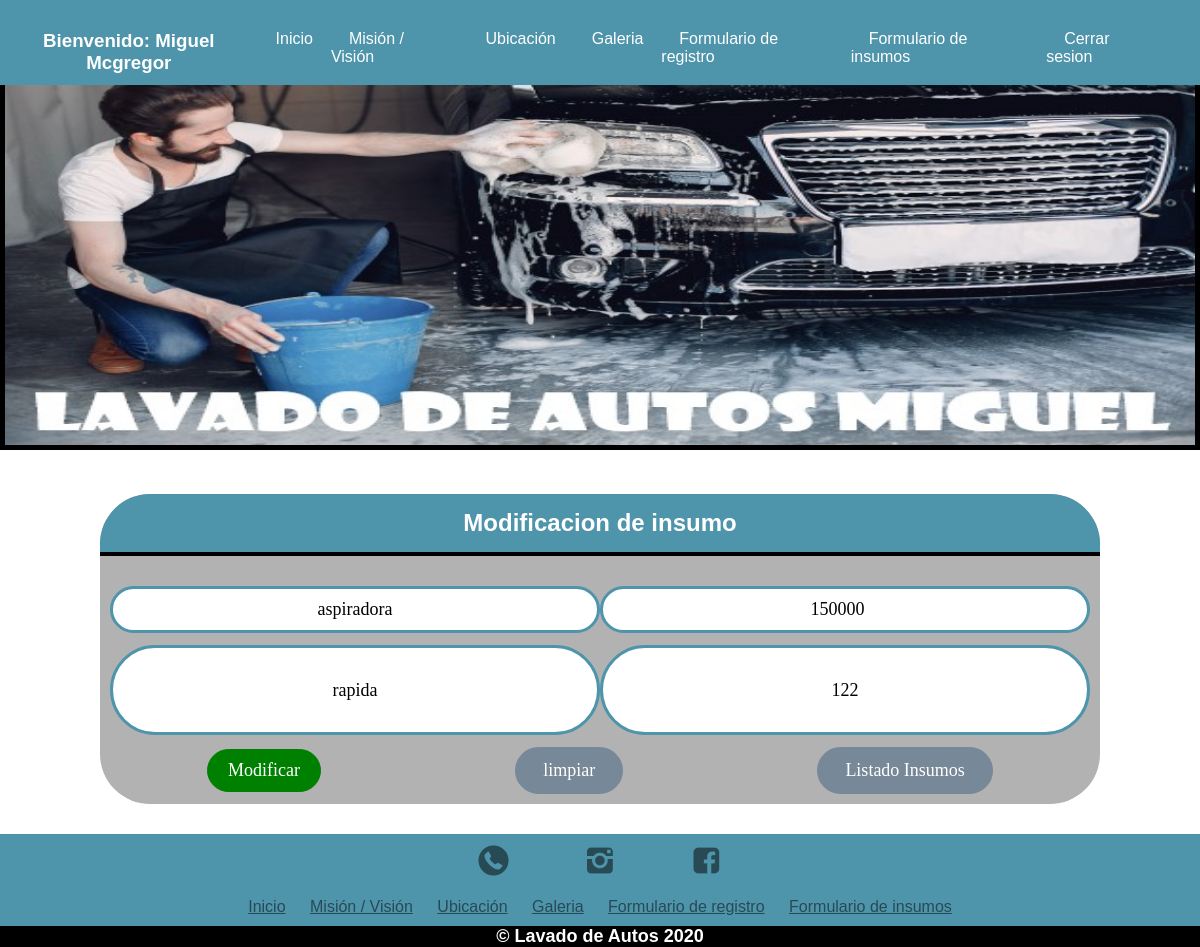
The app's page /buscar/aspiradora/ (signed in), older data.
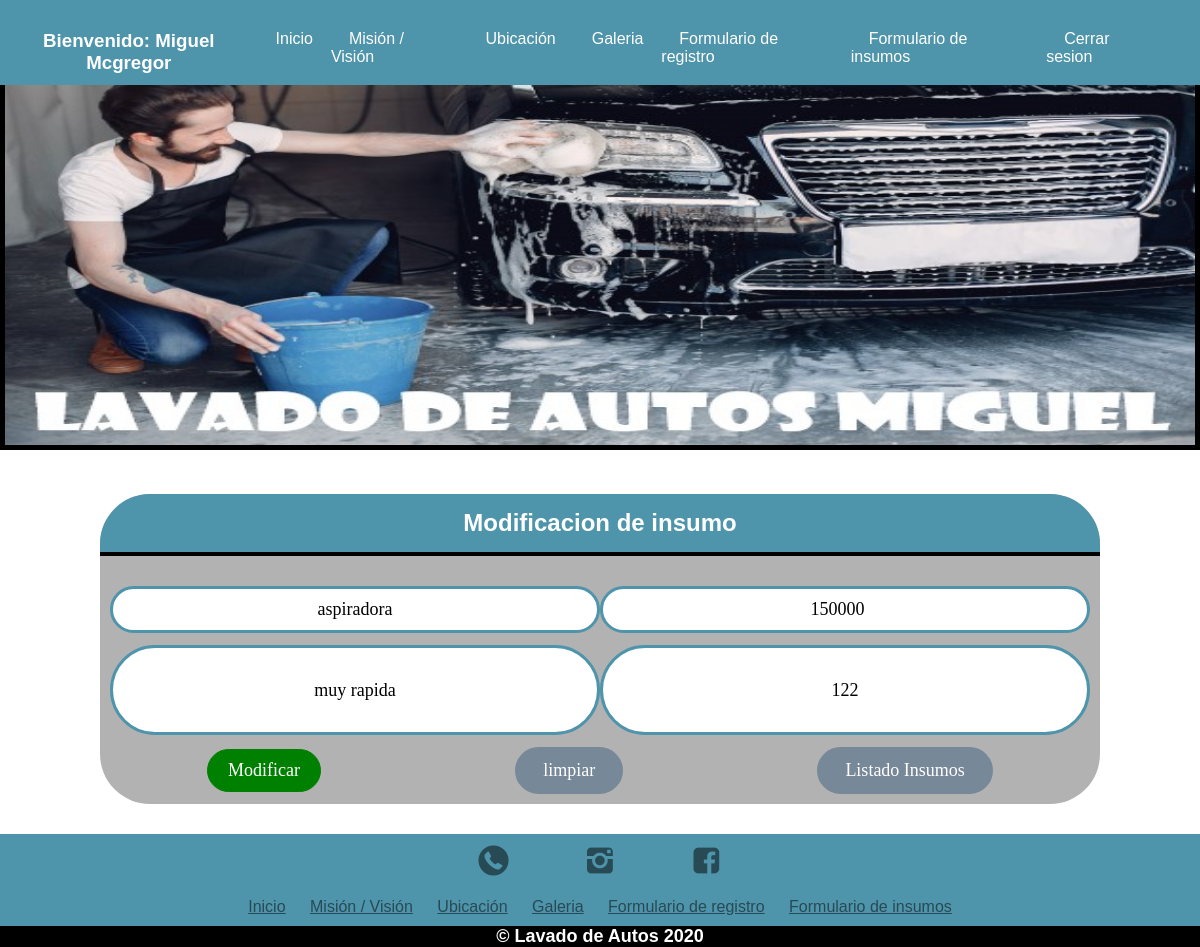
The same page, newer data.
### miProyectodwy/models.py (models this page shows, shortened)
class Insumos(models.Model):
    nombre = models.CharField(max_length=120,primary_key=True)
    precio = models.IntegerField()
    descripcion = models.TextField()
    stock = models.IntegerField()

### miProyectodwy/views.py (the view)
# urls.py: path('buscar/<id>/',buscar,name='BUSCAR'),
@login_required(login_url='/login/')
def buscar(request,id):
    try:
        insumo = Insumos.objects.get(nombre=id)
        sliders = Slider1.objects.all()
        return render(request,'web/formulario_insumo_modificar.html',{'insumo':insumo,'imagenes':sliders})
    except:
        msg='No existe insumo'
    lista = Insumos.objects.all()
    sliders = Slider1.objects.all()
    return render(request,'web/admin_insumos.html',{'lista_insumos':lista, 'msg':msg,'imagenes':sliders})

### miProyectodwy/templates/web/formulario_insumo_modificar.html (shortened to what this page needs)
{% extends "web/plantilla.html" %}
{% load static%}
{% block contenido %}
        <div class="contenedor">
            <div id="contenido">
                <div id="section2">
                    <div>
                        <form action="{% url 'MODIFICAR' %}" method="POST" class="formularioregistro" onsubmit="return validarPrecio()">
                            <h2 class="formulariotitulo"> Modificacion de insumo</h2>
                            <div class="contenedorinput">
                                <tr>
                                    <td> <input class="col-100" type="text" value="{{insumo.nombre}}" name="txtnombre" minlength="3"
                                            maxlength="120" placeholder="Ingrese Nombre" required>
                                    </td>
                                </tr>
                                <tr>
                                    <td> <input class="col-100" type="number" value="{{insumo.precio}}" name="txtprecio" id="txtprecio" minlength="1"
                                            maxlength="10" placeholder="Ingrese Precio" required> </td>
                                </tr>
                                <tr>
                                    <td> <input class="col-101" type="text" value="{{insumo.descripcion}}" name="txtdescripcion" minlength="3"
                                            maxlength="200" placeholder="Ingrese Descripcion (opcional)"> </td>
                                </tr>
                                <tr>
                                    <td> <input class="col-101" type="text" value="{{insumo.stock}}" name="txtstock"
                                            maxlength="200" placeholder="Ingrese Stock"> </td>
                                </tr>
                                <td>
                                    <input type="submit" value="Modificar" class="botonregistrar">
                                    <input type="reset" value="limpiar" class="botonlimpiar">
                                    <input type="button" onclick="ir()" value="Listado Insumos" class="botonlimpiar">
                                </td>
                            </div>
                        </form>
                    </div>
                </div>
            </div>
        </div>
    </main>
{% endblock  %}

Row changes from the older to the newer data that the page shows:
changed Insumos "aspiradora": txtdescripcion "rapida" → "muy rapida"
